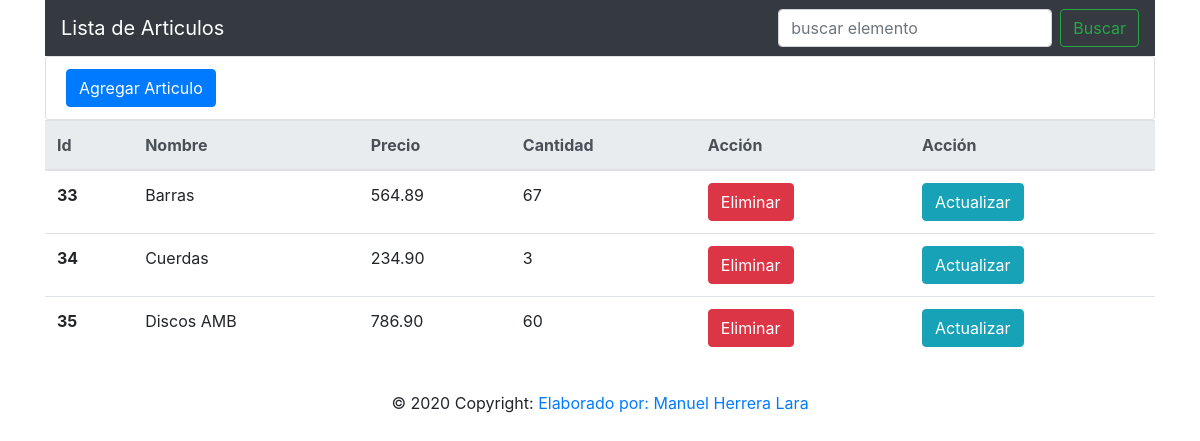
The app's page /articulos/lista/, older data.
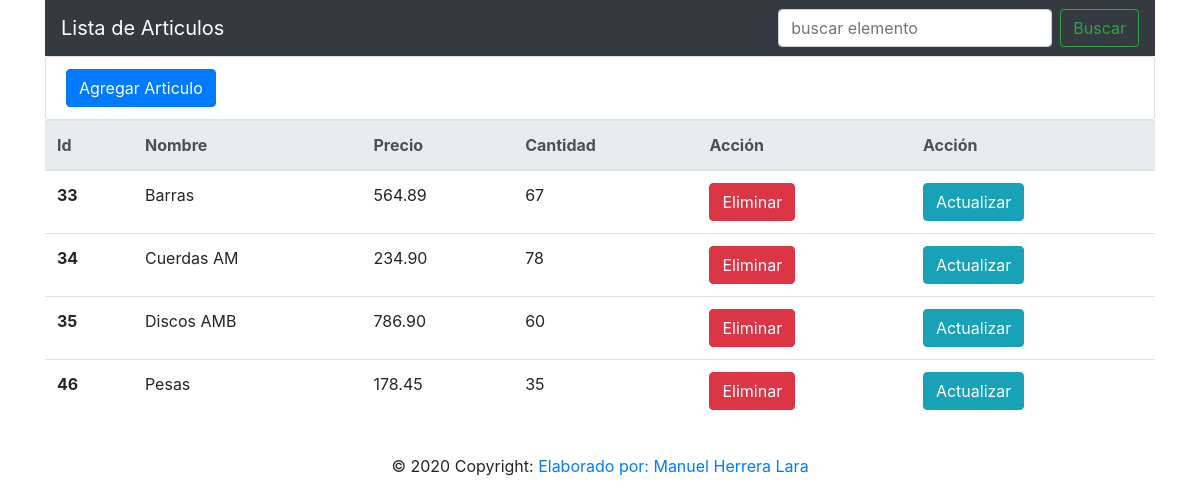
The same page, newer data.
### articulos/models.py (models this page shows, shortened)
class Articulo(models.Model):
    nombre = models.CharField("Nombre", max_length=100, validators=[
                              MaxLengthValidator(100)])
    cantidad = models.IntegerField("Stock", validators=[validate_cantidad])
    precio = models.DecimalField(
        "Precio unitario", max_digits=10, decimal_places=2)
    descripcion = models.TextField("Descripción", null=True, blank=True)

### articulos/views.py (the view)
# urls.py: path('lista/', views.lista, name="lista_articulos"),
def lista(request):
    articulos = Articulo.objects.all()
    return render(
        request, 'articulos/lista_articulos.html',
        {'articulos': articulos}
    )

### articulos/templates/articulos/lista_articulos.html
{% extends 'articulos/base.html' %}
{% block content%}
    <div class="container">
        <div>
            <ul class="list-group">
                <li class="list-group-item">
                    <a href="{% url 'articulos:agregar' %}">
                        <button type="button" class="btn btn-primary">Agregar Articulo</button>
                    </a>
                </li>
            </ul>
        </div>
        <table class="table">
            <thead class="thead-light">
                <tr>
                    <th scope="col">Id</th>
                    <th scope="col">Nombre</th>
                    <th scope="col">Precio</th>
                    <th scope="col">Cantidad</th>
                    <th acope="col">Acción</th>
                    <th scope="col">Acción</th>
                </tr>
            </thead>
            <tbody>
                {% for articulo in articulos %}
                    <tr>
                        <th scope="row">{{ articulo.id }}</th>
                        <td>{{ articulo.nombre }}</td>
                        <td>{{ articulo.precio }}</td>
                        <td>{{ articulo.cantidad }}</td>
                        <td>
                            <a href="{% url 'articulos:eliminar' articulo.id %}">
                                <button type="button" class="btn btn-danger">Eliminar</button>
                            </a>
                        </td>
                        <td>
                            <a href="{% url 'articulos:actualizar' articulo.id %}">
                                <button type="button" class="btn btn-info">Actualizar</button>
                            </a>
                        </td>
                    </tr>
                {% endfor %}
            </tbody>
        </table>
    </div>
{% endblock%}

Row changes from the older to the newer data that the page shows:
changed Articulo id 34: nombre "Cuerdas" → "Cuerdas AM"; cantidad "3" → "78"
added Articulo: id "46", nombre "Pesas", precio "178.45", cantidad "35"
